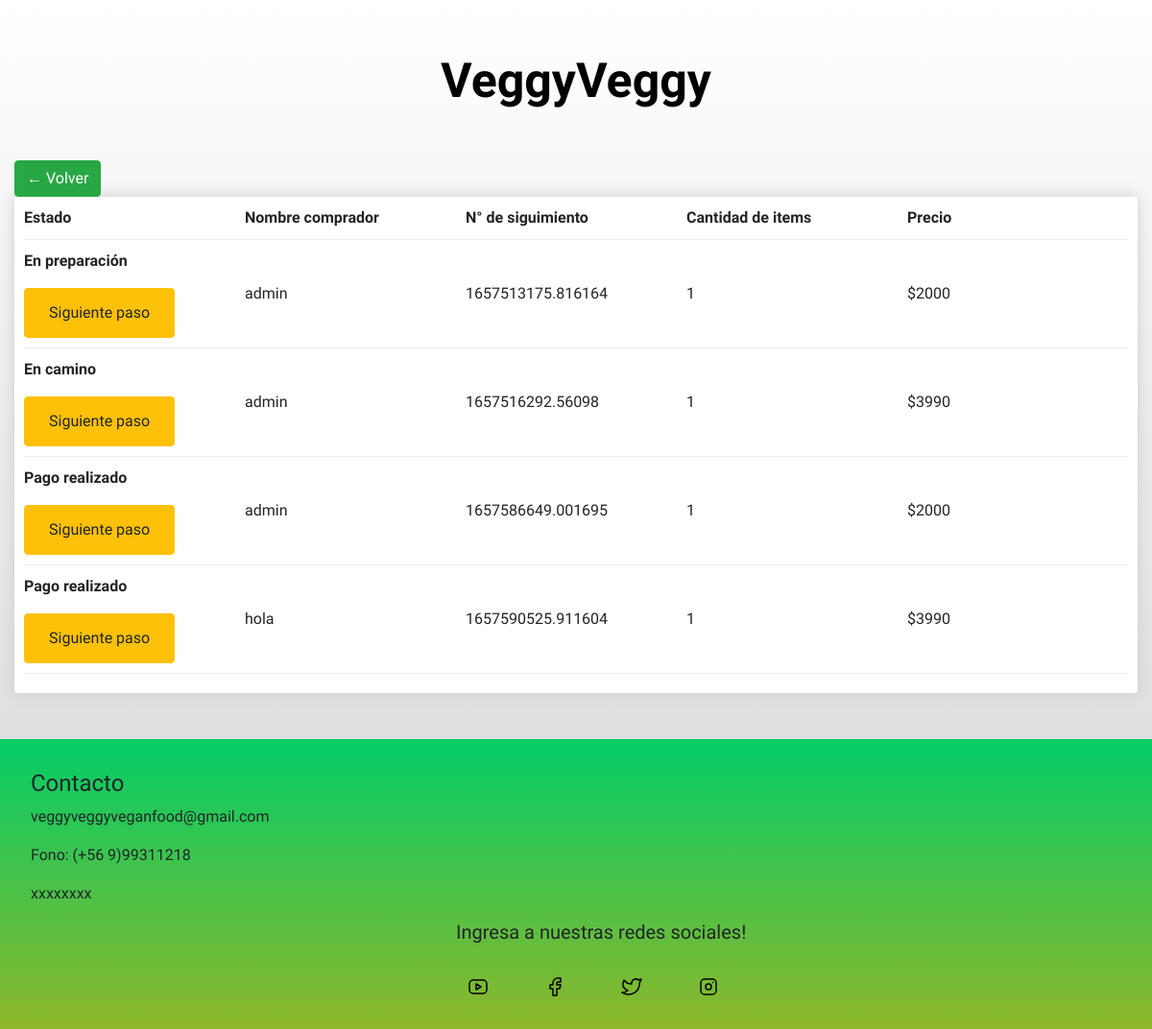
The app's page /cambioestado/ (signed in) with its own data.
### productos/models.py (models this page shows, shortened)
class Order(models.Model):
    cliente = models.ForeignKey(Clientes, on_delete=models.SET_NULL, blank=True, null=True)
    fecha_order = models.DateTimeField(auto_now_add=True)
    pagoRealizado= models.BooleanField(default=False)
    enPreparacion= models.BooleanField(default=False)
    enCamino= models.BooleanField(default=False)
    entregado= models.BooleanField(default=False)
    complete = models.BooleanField(default=False)
    transaction_id = models.CharField(max_length=300, null=True)
    def __str__(self):
        return str(self.id)
    @property
    def get_cart_total(self):
        orderitems = self.orderitem_set.all()
        total = sum([item.get_total for item in orderitems])
        return total
    @property
    def get_cart_items(self):
        orderitems = self.orderitem_set.all()
        total = sum([item.cantidad for item in orderitems])
        return total

class Clientes(models.Model):
    user = models.OneToOneField(User, on_delete=models.CASCADE, null=True, blank=True)
    name = models.CharField(max_length=300, null=True)
    email = models.CharField(max_length=300, null=True)
    def __str__(self):
        return self.name

class OrderItem(models.Model):
    product = models.ForeignKey(Productos, on_delete=models.SET_NULL, blank=True, null=True)
    order = models.ForeignKey(Order, on_delete=models.SET_NULL, blank=True, null=True)
    cantidad = models.IntegerField(default=0, null=True, blank=True)
    fecha_add = models.DateTimeField(auto_now_add=True)
    @property
    def get_total(self):
        total = self.product.precio * self.cantidad
        return total

class Productos(models.Model):
    idProducto = models.IntegerField(primary_key=True, verbose_name='Id Producto')
    stock = models.IntegerField(verbose_name='Stock')
    nombre = models.CharField(max_length=100, verbose_name='Nombre producto')
    precio = models.IntegerField(verbose_name='Precio')
    img = models.ImageField(null=True,upload_to = 'productos/static/productos/img/', default='', verbose_name = 'Imagen Producto')
    descripcion = models.CharField(max_length=500,null=True, blank=True, verbose_name='Descripción producto')
    categoria = models.ForeignKey(TipoCategoria, on_delete=models.CASCADE)

### productos/views.py (the view)
# urls.py: path('cambioestado/', cambioestado, name="cambioestado"),
@user_passes_test(is_SU)
def cambioestado(request):
    listaproductos = Order.objects.filter(complete=True,entregado=False)
    print(listaproductos)
    data={
        'pedido' : listaproductos
    }
    return render(request,'productos/cambiarEstado.html',data)

### productos/views.py (called while the page is built)
def is_SU(user):
    return (user.is_authenticated and user.is_superuser)

### productos/templates/productos/cambiarEstado.html (shortened to what this page needs)
<!DOCTYPE html>
{% load static %}
{% block content %}
<html>
    <head>
        <link rel="stylesheet" href="https://cdn.jsdelivr.net/npm/bootstrap@4.3.1/dist/css/bootstrap.min.css"
>
        <link href="{% static 'productos/css/style.css' %}" rel="stylesheet">
    </head>
    <body>
        <header>
            <h1 class="marca">VeggyVeggy</h1>
        </header>
            <div class = "col-lg-12">
                <a class = "btn btn-success" href = "{% url 'articulos' %}">&#x2190; Volver</a>
                <div class = "box-element">
                    <div class = "cart-row">
                        <div style="flex:1"><strong>Estado</strong></div>
                        <div style="flex:1"><strong>Nombre comprador</strong></div>
                        <div style="flex:1"><strong>N° de siguimiento</strong></div>
                        <div style="flex:1"><strong>Cantidad de items</strong></div>
                        <div style="flex:1"><strong>Precio</strong></div>
                    </div>
                    {% for hisp in pedido %}
                    <div class = "cart-row">
                        <div style="flex:1">
                            {% if hisp.entregado == True %}
                            <p class = "quantity">Entregado</p>
                            {% else %}
                            {% if hisp.enCamino == True %}
                            <p class = "quantity">En camino</p>
                            {% else %}
                            {% if hisp.enPreparacion == True %}
                            <p class = "quantity">En preparación</p>
                            {% else %}
                            <p class = "quantity">Pago realizado</p>
                            {% endif %}
                            {% endif %}
                            {% endif %}
                            <button class = "btn btn-warning"><a class = "btn btn-warning" href="{% url 'cambio' hisp %}">Siguiente paso</a></button>
                        </div>
                        <div style="flex:1">{{hisp.cliente}}</div>
                        <div style="flex:1">{{hisp.transaction_id}}</div>
                        <div style="flex:1">{{hisp.get_cart_items}}</div>
                        <div style="flex:1">${{hisp.get_cart_total}}</div>
                    </div>
                    {% endfor %}
                </div>
            </div>
        <br>
        <br>
        <footer class="pie-pagina">
            <h4>Contacto</h4>
            <p>veggyveggyveganfood@gmail.com</p>
            <p>Fono: (+56 9)99311218</p>
            <p>xxxxxxxx</p>
            <h5 class="contacto-text">Ingresa a nuestras redes sociales!</h5>
            <br>
            <div class="contacto">
            <section>
                <a href="https://www.youtube.com/channel/UC_zS0VC3eQw1jpRLx22i4fw/featured"></a>
            </section>
            <section>
                <a href="#"></a>
            </section>
            <section>
                <a href="#"></a>
            </section>
            <section>
                <a href="#"></a>
            </section>
            </div>
        </footer>
    </body>
</html>
{% endblock content %}

### productos/static/productos/css/style.css (style rules this page uses)
body { font-family: 'Volkhov', serif; margin: 0; background-image: linear-gradient(to top, #D3D3D3 0%, #FFFFFF 100%); }
.marca { text-align: center; font-family: 'Volkhov', serif; font-size: 50px; padding: 20px 0px; margin: 33.500px 0px; font-weight: bold; color: black; }
.pie-pagina { background-image: linear-gradient(to top, #8EB72B 0%, #03cd67 100%); padding: 2rem; font-family: 'Secular One', sans-serif !important; }
.contacto { display: grid; grid-template-columns: repeat(4, 80px); }
.contacto { margin-left: 40%; margin-top: 0%; margin-bottom: 0%; margin-right: 30%; }
.contacto-text { margin-left: 39%; }
.box-element { box-shadow: hsl(0, 0%, 80%) 0 0 16px; background-color: #ffffff; border-radius: 4px; padding: 10px; }
.cart-row { display: flex; align-items: center; padding-bottom: 10px; margin-bottom: 10px; border-bottom: 1px solid #ececec }
.quantity { display: inline-block; font-weight: 700; padding-right: 10px; }

### records on screen
Order: entregado "En preparación", cliente "admin", transaction_id "1657513175.816164", get_cart_items "1", get_cart_total "2000"
Order: entregado "En camino", cliente "admin", transaction_id "1657516292.56098", get_cart_items "1", get_cart_total "3990"
Order: entregado "Pago realizado", cliente "admin", transaction_id "1657586649.001695", get_cart_items "1", get_cart_total "2000"
Order: entregado "Pago realizado", cliente "hola", transaction_id "1657590525.911604", get_cart_items "1", get_cart_total "3990"
